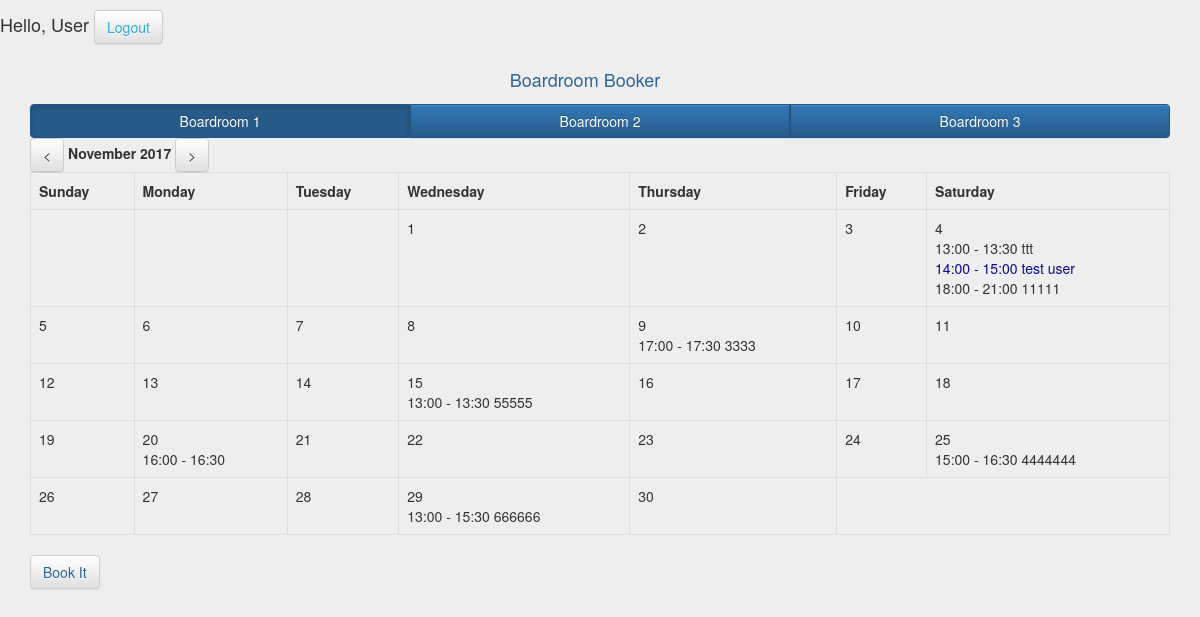
Page /index.php (signed in) on the committed database.
### tables this page shows
CREATE TABLE `rooms` (
  `rooms_id` int(11) NOT NULL,
  `rooms_name` varchar(255) NOT NULL
);

CREATE TABLE `events` (
  `events_id` int(11) NOT NULL,
  `events_employer` int(11) NOT NULL,
  `events_start` datetime NOT NULL,
  `events_end` datetime NOT NULL,
  `events_description` text NOT NULL,
  `events_recurring` tinyint(1) NOT NULL DEFAULT '0',
  `events_specify` tinyint(1) NOT NULL DEFAULT '0',
  `events_duration` tinyint(1) NOT NULL DEFAULT '0',
  `events_parent` int(11) NOT NULL DEFAULT '0',
  `events_position` tinyint(1) NOT NULL DEFAULT '0',
  `events_room` int(11) NOT NULL DEFAULT '1',
  `events_created` datetime NOT NULL
);

### controllers/IndexController.php (called while the page is built, shortened)
<?php
class IndexController extends BaseController{
    public function index(){
        $d = (isset($_GET["d"])) ? $_GET["d"] : 0;
        $currentRoom = (!isset($_GET["room"])) ? 1 : $_GET["room"];
        $currentTimeStamp = (isset($_GET["d"])) ? strtotime("first day of".$d." month") : strtotime("now");
        $m = date("F", $currentTimeStamp);
        $y = date("Y", $currentTimeStamp);
        $allDays = date("t", $currentTimeStamp);
        $firstDay = date("w", strtotime($y."-".date("m", $currentTimeStamp)."-1"));
        $rooms = Rooms::model()->findAll();
        $events = Bookit::model()->findAll(
            [
                "events_room =" => $currentRoom,
                "events_start >=" => date("Y-m-01 00:00:00", $currentTimeStamp),
                "events_end <=" => date("Y-m-".$allDays." 00:00:00", $currentTimeStamp)
            ],
            [
                "events_start" => "asc"
            ]
        );
        $eventsArray = [];
        foreach($events as $event){
            $day = date("j", strtotime($event["events_start"]));
            $eventsArray[$day][] = $event;
        }
        $eventCreateSuccess = (isset($_SESSION["formMessages"])) ? $_SESSION["formMessages"] : "";
        $eventCreateError = (isset($_SESSION["formErrorMessages"])) ? $_SESSION["formErrorMessages"] : "";
        $params = array(
            "currentRoom" => $currentRoom,
            "currentUser" => $_SESSION['userId'],
            "currentRole" => $_SESSION["userRole"],
            "d" => $d,
            "currMonth" => $m,
            "currYear" => $y,
            "allDays" => $allDays,
            "firstDay" => $firstDay,
            "rooms" => $rooms,
            "events" => $eventsArray,
            "eventCreateSuccess" => $eventCreateSuccess,
            "eventCreateError" => $eventCreateError,
        );
        $this->render('index', $params);
    }
}

### index.php (called while the page is built, shortened)
<?php
include("config/config.php");
include("libraries/autoloader.php");
$app = new App($config);
$app->start();

### libraries/autoloader.php (called while the page is built, shortened)
<?php
if(!function_exists("LibLoader")){
    function LibLoader($class){
        $class = strtolower($class);
        $filePath = __DIR__."/".$class.".php";
    }
}
if(!function_exists("LibControllers")){
    function LibControllers($class){
        $class = ucfirst($class);
        $filePath = __DIR__."/../controllers/".$class.".php";
    }
}
if(!function_exists("LibModels")){
    function LibModels($class){
        $class = ucfirst($class);
        $filePath = __DIR__."/../models/".$class.".php";
    }
}

### models/Models.php (called while the page is built, shortened)
<?php
abstract class Models{
    protected $db;
    private static  $_models = [];
    public function __construct(){
        $this->db = App::$db;
    }
    public static function model($className = __CLASS__){
        if(isset(self::$_models[$className])){
            return self::$_models[$className];
        }else{
            self::$_models[$className] = new $className();
            return self::$_models[$className];
        }
    }
    public function findAll($params = [], $orders = []){
        $sql = "select * from ".$this->getTableName();
        $dbParams = [];
        $sth = $this->db->prepare($sql);
        $sth->execute($dbParams);
        return $sth->fetchAll(PDO::FETCH_ASSOC);
    }
}

### models/Rooms.php (called while the page is built)
<?php
class Rooms extends Models{
    public function getTableName(){
        return "rooms";
    }
    public static function model($className = __CLASS__){
        return parent::model($className);
    }
}

### models/Bookit.php (called while the page is built, shortened)
<?php
class Bookit extends Models{
    public function getTableName(){
        return "events";
    }
    public static function model($className = __CLASS__){
        return parent::model($className);
    }
    public function findAll($params = [], $orders = []){
        $sql = "select * from ".$this->getTableName();
        $dbParams = [];
        if(count($params) != 0){
            $where = " where ";
            $ind = 0;
            foreach ($params as $key => $val){
                if($ind != 0){
                    $where .= " and ";
                }
                $where .= $key . ' ? ';
                $dbParams[] = $val;
                $ind++;
            }
            $sql .= $where;
        }
        if(count($orders) != 0){
            $order = " order by ";
            $ind = 0;
            foreach ($orders as $key => $val){
                $order .= $key." ".$val;
            }
            $sql .= $order;
        }
        $sth = $this->db->prepare($sql);
        $sth->execute($dbParams);
        return $sth->fetchAll(PDO::FETCH_ASSOC);
    }
}

### views/index/index.php (the view, shortened to what this page needs)
<div id="mainDiv">
    <div class="container navbar-brand" style="text-align: center; color: #2b669a ">
            Boardroom Booker
    </div>
    <div id="mainFrameDiv" class="container">
        <div id="contentDiv">
            <div class="btn-group btn-group-justified">
                <? foreach ($rooms as $room) { ?>
                    <a href="index.php?room=<?= $room['rooms_id'] ?>"
                       class="btn btn-primary <?= ($room['rooms_id'] == $currentRoom) ? "active" : "" ?>"
                       style='width: 100%'><?= $room['rooms_name'] ?></a>&nbsp;&nbsp;
                <? } ?>
            </div>
            <div id="timeNavigationMenu">
                <a id="previousMonth" href="?c=index&a=index&room=<?= $currentRoom?>&d=<?= $d ?>&go=prev" class="btn btn-default"><</a>
                <label><?= $currMonth ?>
                    <?= $currYear ?></label>
                <a id="nextMonth" href="?c=index&a=index&room=<?= $currentRoom?>&d=<?= $d ?>&go=next" class="btn btn-default">></a>
            </div>
            <div id="calendarDiv">
                <table class="table table-bordered">
                    <tr>
                        <th>Sunday</th>
                        <th>Monday</th>
                        <th>Tuesday</th>
                        <th>Wednesday</th>
                        <th>Thursday</th>
                        <th>Friday</th>
                        <th>Saturday</th>
                    </tr>
                    <tr>
                        <?
                        $start = 0;
                        $i = 1;
                        while ($start < $allDays + $firstDay){
                        if ($start == 7 || $start == 14 || $start == 21 || $start == 28 || $start == 35){
                        ?>
                    </tr>
                    <tr>
                        <?
                        }
                        if ($start < $firstDay) {
                            ?>
                            <td>&nbsp;</td>
                            <?
                        } else {
                            ?>
                            <td>
                                <?= $i ?><br>
                                <?
                                if (isset($events[$i])) {
                                    foreach ($events[$i] as $event) {
                                        if ($currentUser == $event["events_employer"] || $currentRole == 1) {
                                            echo '<a href="javascript: void(0);" data-id="'.$event['events_id'].'" data-type="btnShowDetail">' . date("H:i", strtotime($event["events_start"])) . ' - ' . date("H:i", strtotime($event["events_end"])) . ' ' . $event["events_description"] . '</a><br>';
                                        } else {
                                            echo '<span>' . date("H:i", strtotime($event["events_start"])) . ' - ' . date("H:i", strtotime($event["events_end"])) . ' ' . $event["events_description"] . '</span><br>';
                                        }
                                    }
                                } ?>
                            </td>
                            <?
                            $i++;
                        }
                        $start++;
                        }
                        ?>
                    </tr>
                </table>
            </div>
        </div>
        <div id="menuDiv">
            <a href="index.php?c=bookit&a=index&room=<?= $currentRoom ?>" class="btn btn-default" style="color: #2b669a">Book It</a>&nbsp;&nbsp;
        </div>
    </div>
</div>

### css/main.css (style rules this page uses)
body { background: #eee !important; }

### views/index/index.php (style rules this page uses)
a { color: #08088A; }

### rows in the picture
rooms: $room['rooms_id'] 1 (drawn), rooms_name "Boardroom 1"
rooms: rooms_name "Boardroom 2"
rooms: rooms_name "Boardroom 3"
events: events_start "13:00", events_end "13:30", events_description "ttt"
events: events_start "14:00", events_end "15:00", events_description "test user"
events: events_start "18:00", events_end "21:00", events_description "11111"
events: events_start "17:00", events_end "17:30", events_description "3333"
events: events_start "13:00", events_end "13:30", events_description "55555"
events: events_start "16:00", events_end "16:30"
events: events_start "15:00", events_end "16:30", events_description "4444444"
events: events_start "13:00", events_end "15:30", events_description "666666"

### other values in the picture
$_SESSION["authName"] "User"
$currMonth "November"
$currYear "2017"
